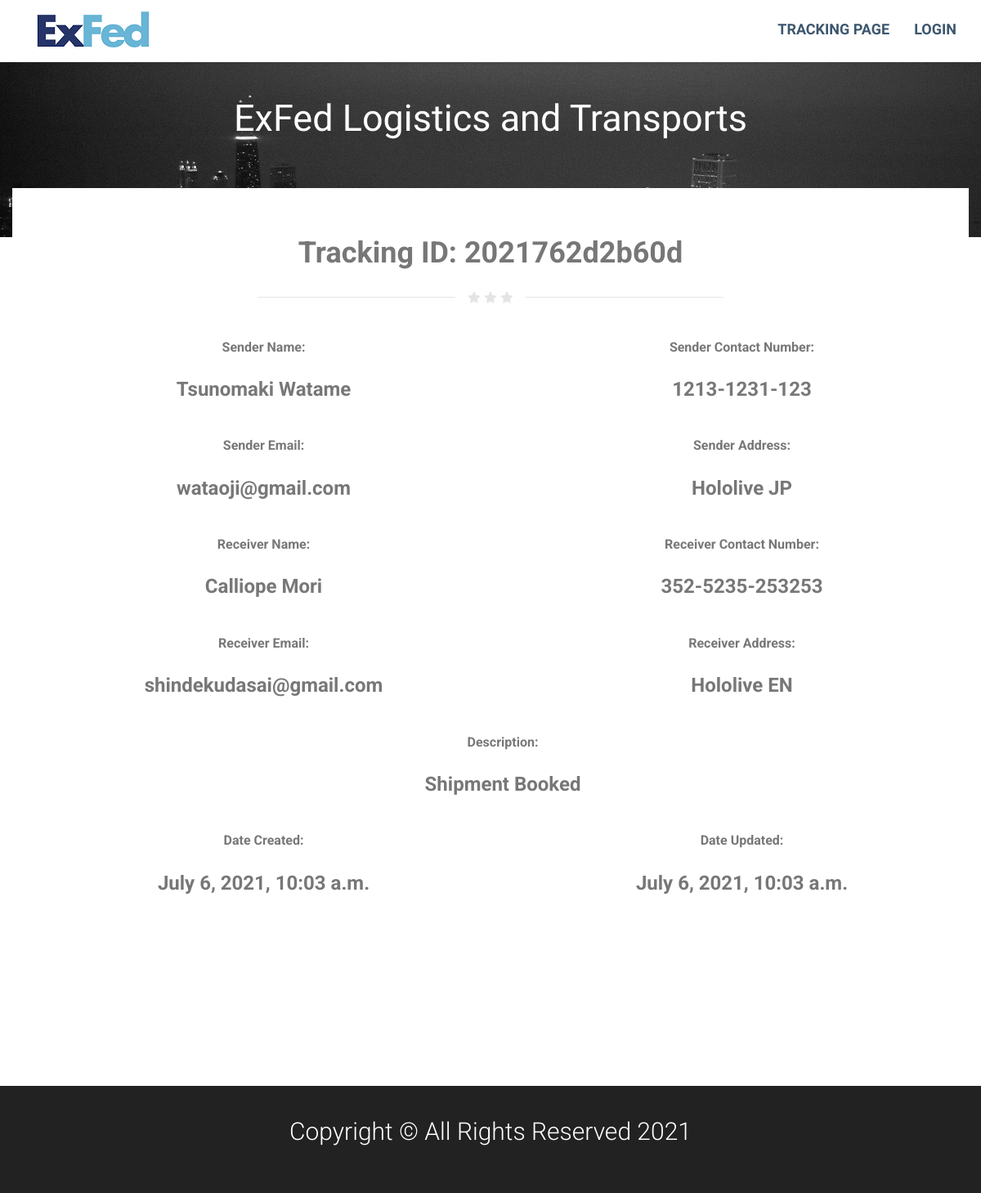
The app's page /details/2021762d2b60d/, older data.
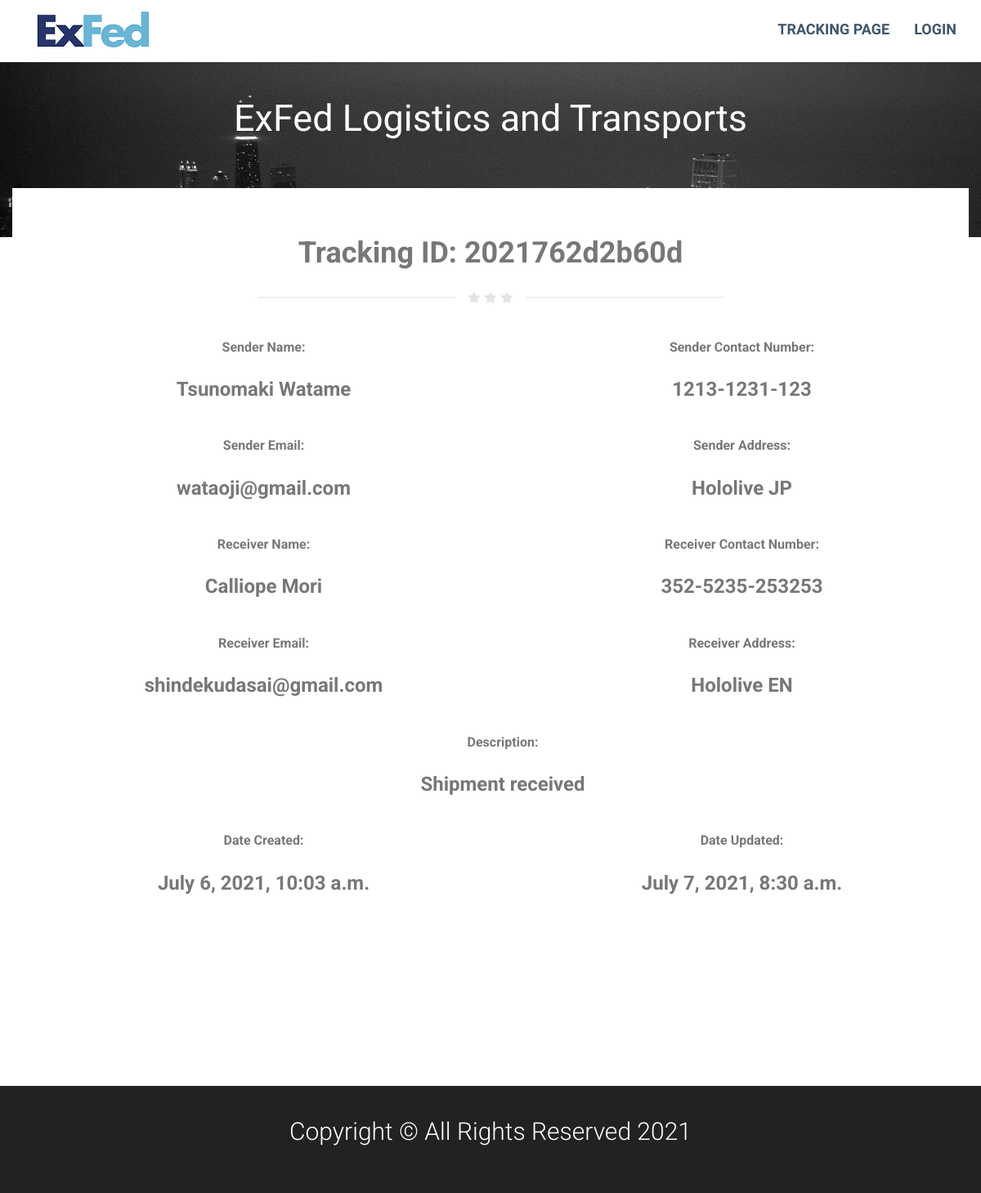
The same page, newer data.
### cms/models.py (models this page shows, shortened)
class Delivery(models.Model):
	sender_name = models.CharField(max_length = 200, null = True)
	sender_contact_no = models.CharField(max_length = 200, null = True)
	sender_email = models.CharField(max_length = 200, null = True)
	sender_address = models.CharField(max_length = 200, null = True)
	receiver_name = models.CharField(max_length = 200, null = True)
	receiver_contact_no = models.CharField(max_length = 200, null = True)
	receiver_email = models.CharField(max_length = 200, null = True)
	receiver_address = models.CharField(max_length = 200, null = True)
	description = models.CharField(max_length = 200, null = True)
	id = models.CharField(primary_key = True, default = create_id, editable = False, max_length = 10)
	date_created = models.DateTimeField(auto_now_add = True, null = True)
	date_updated = models.DateTimeField(auto_now = True, null = True)

### cms/views.py (the view)
# urls.py: path('details/<str:pk>/', views.details, name="details"),
def details(request, pk):
	delivery = Delivery.objects.get(id=pk)
	context = {'delivery':delivery}
	return render(request, 'cms/details.html', context	)

### cms/templates/cms/details.html (shortened to what this page needs)
{% extends 'cms/navbar_main.html' %}
{% load static %}
{% block content %}
<section class="item content">
<div class="container toparea">
	<div class="underlined-title">
		<div class="editContent">
			<h1 class="text-center">Tracking ID: {{delivery.id}}</h1>
		</div>
		<div class="wow-hr type_short">
			<span class="wow-hr-h">
			<i class="fa fa-star"></i>
			<i class="fa fa-star"></i>
			<i class="fa fa-star"></i>
			</span>
		</div>
		<div class="container text-center">
			<div class="row g-3">
				<div class="col-md-6">
					<label for = "sender_name">Sender Name: </label>
					<h3 id="sender_name" class="form-group">{{delivery.sender_name}}</h1>
				</div>
				<div class="col-md-6">
					<label for = "sender_contact_no">Sender Contact Number: </label>
					<h3 id="sender_contact_no" class="form-group">{{delivery.sender_contact_no}}</h1>
				</div>
			</div>
			<br/>
			<div class="row g-3">
				<div class="col-md-6">
					<label for = "sender_email">Sender Email: </label>
					<h3 id="sender_email" class="form-group">{{delivery.sender_email}}</h1>
				</div>
				<div class="col-md-6">
					<label for = "sender_address">Sender Address: </label>
					<h3 id="sender_address" class="form-group">{{delivery.sender_address}}</h1>
				</div>
			</div>
			<br/>
			<div class="row g-3">
				<div class="col-md-6">
					<label for = "receiver_name">Receiver Name: </label>
					<h3 id="receiver_name" class="form-group">{{delivery.receiver_name}}</h1>
				</div>
				<div class="col-md-6">
					<label for = "receiver_contact_no">Receiver Contact Number: </label>
					<h3 id="receiver_contact_no" class="form-group">{{delivery.receiver_contact_no}}</h1>
				</div>
			</div>
			<br/>
			<div class="row g-3">
				<div class="col-md-6">
					<label for = "receiver_email">Receiver Email: </label>
					<h3 id="receiver_email" class="form-group">{{delivery.receiver_email}}</h1>
				</div>
				<div class="col-md-6">
					<label for = "receiver_address">Receiver Address: </label>
					<h3 id="receiver_address" class="form-group">{{delivery.receiver_address}}</h1>
				</div>
			</div>
			<br/>
			<div class="row g-3">
				<div class="col-md-12">
					<label for = "description">Description: </label>
					<h3 id="description" class="form-group">{{delivery.description}}</h1>
				</div>
			</div>
			<br/>
			<div class="row g-3">
				<div class="col-md-6">
					<label for = "date_created">Date Created: </label>
					<h3 id="date_created" class="form-group">{{delivery.date_created}}</h1>
				</div>
				<div class="col-md-6">
					<label for = "date_updated">Date Updated: </label>
					<h3 id="date_updated" class="form-group">{{delivery.date_updated}}</h1>
				</div>
			</div>
		</div>
	</div>
</section>
{% endblock %}

Row changes from the older to the newer data that the page shows:
changed Delivery "Tsunomaki Watame": description "Shipment Booked" → "Shipment received"; date_updated "July 6, 2021, 10:03 a.m." → "July 7, 2021, 8:30 a.m."
